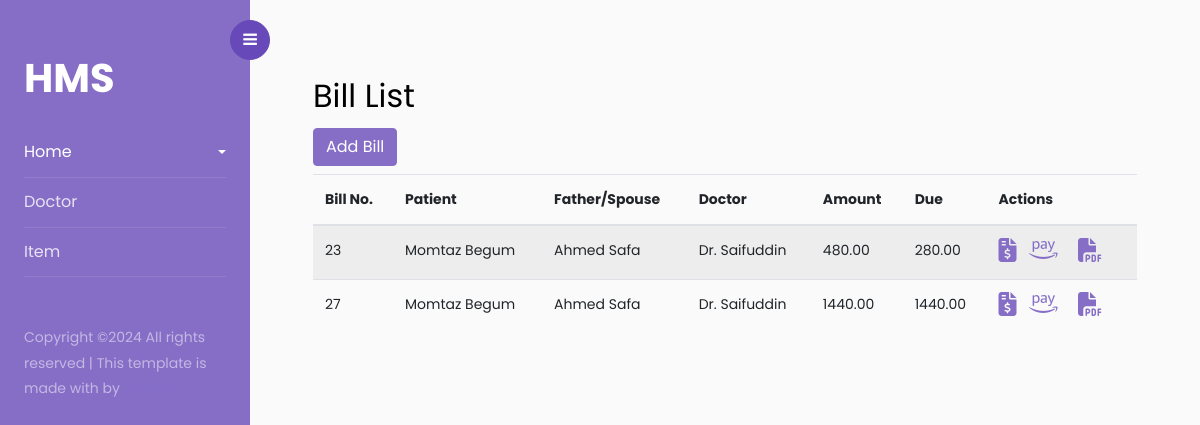
The page /bill-list/4/ (signed in) on the database as committed earlier.
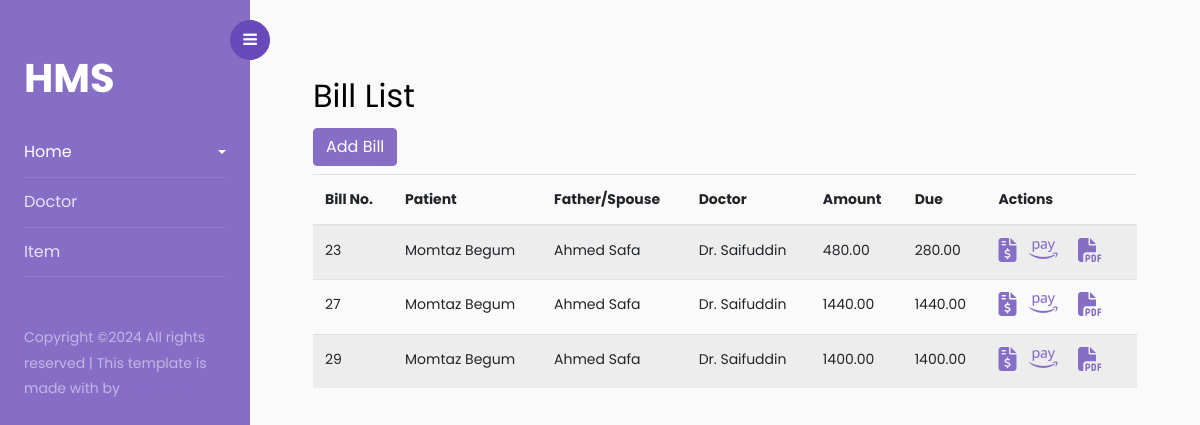
The same page on the database as committed later.
### bnh/models.py (models this page shows, shortened)
class Bill(models.Model):
    id = models.AutoField(primary_key=True)
    patient = models.ForeignKey(Patient, on_delete=models.CASCADE)
    charges = models.DecimalField(default=0, decimal_places=2, max_digits=70)
    serv_charge = models.IntegerField(default=0, verbose_name='Service Charge 20%', blank=True, null=True)
    discounted_by = models.CharField(max_length=200, blank=True, null=True)
    note = models.CharField(max_length=200, blank=True, null=True)
    discount = models.IntegerField(default=0)
    vat = models.IntegerField(default=0, verbose_name='VAT %')
    date_create = models.DateTimeField(auto_now_add=True)
    paid = models.IntegerField(default=0, verbose_name='Paid Amount')
    def calculate_amount(self):
        total_charges = round(self.charges,2)
        return round(total_charges, 2)  # Round to two decimal places
    def grand_total(self):
        return self.calculate_amount()+self.serv_charge-self.discount
    def due_amount(self):
        return self.grand_total()-self.paid

class Patient(models.Model):
    patient_type = models.CharField(max_length=50, choices=admit_type)
    name = models.CharField(max_length=120)
    father = models.CharField(max_length=120)
    mother = models.CharField(max_length=120, blank=True, null=True)
    gender = models.CharField(max_length=50, choices=gender_ch)
    address = models.CharField(max_length=250)
    ref_by = models.CharField(max_length=120, blank=True, null=True)
    doctor = models.ForeignKey(Doctor, on_delete=models.SET_NULL, null=True, blank=True)
    age =  models.IntegerField(default=0)
    mobile = models.CharField(max_length=50)
    bed_no = models.CharField(max_length=50, blank=True, null=True)
    cabin = models.CharField(max_length=50, blank=True, null=True)
    b_group = models.CharField(max_length=50, choices=b_group, blank=True, null=True)
    times_of_visit = models.IntegerField(default=0)
    admit_time = models.DateTimeField(auto_now=True)
    def __str__(self):
        return self.name

class Doctor(models.Model):
    name = models.CharField(max_length=120)
    dc_degree = models.CharField(max_length=120)
    address = models.CharField(max_length=200)
    status = models.CharField(max_length=50, choices=dc_status)
    gender = models.CharField(max_length=50, choices=gender_ch)
    fees = models.IntegerField(blank=True, null=True)
    def __str__(self):
        return self.name

### bnh/views.py (the view)
# urls.py: path('bill-list/<pk>/', bill_list, name='bill-list'),
@login_required
def bill_list(request,pk):
    patient = get_object_or_404(Patient, id=pk)
    bill_list = Bill.objects.filter(patient=patient)
    context = {
        'bill_list': bill_list,
        'patient': patient
    }
    return render(request, 'bill.html', context)

### bnh/templates/bill.html
{%extends 'base.html'%}
{% block content %}
<div class="container mt-4">
    <h2>Bill List</h2>
    <a href="{% url 'bnh:create-bill' patient.id %}" class="btn btn-primary mb-2" style="color:white;">
        Add Bill
    </a>
    <table class="table table-striped">
        <thead>
            <tr>
                <th>Bill No.</th>
                <th>Patient</th>
                <th>Father/Spouse</th>
                <th>Doctor</th>
                <th>Amount</th>
                <th>Due</th>
                <th>Actions</th>
            </tr>
        </thead>
        <tbody>
            {% for bill in bill_list %}
                <tr>
                    <td>{{ bill.id }}</td>
                    <td>{{ bill.patient }}</td>
                    <td>{{ bill.patient.father }}</td>
                    <td>{{ bill.patient.doctor }}</td>
                    <td>{{ bill.grand_total }}</td>
                    <td>{{ bill.due_amount }}</td>
                    <td>
                        <a href="{% url 'bnh:create-bill' patient.id %}"><i style="font-size: 1.5rem;" class="fa-solid fa-file-invoice-dollar"></i></a>
                        <a href="{% url 'bnh:bill-payment' bill.id %}"><i style="font-size: 1.5rem;"  class="mx-2 fa-brands fa-amazon-pay"></i></a>
                        <a href="{% url 'bnh:bill-pdf' bill.id %}"><i style="font-size: 1.5rem;"  class="mx-2 fa-solid fa-file-pdf"></i></a>
                    </td>
                </tr>
            {% endfor %}
        </tbody>
    </table>
</div>
{% endblock content %}

Rows that differ between the two databases and show on the page:
added Bill: id "29", patient "Momtaz Begum", patient.father "Ahmed Safa", patient.doctor "Dr. Saifuddin", grand_total "1400.00", due_amount "1400.00"
